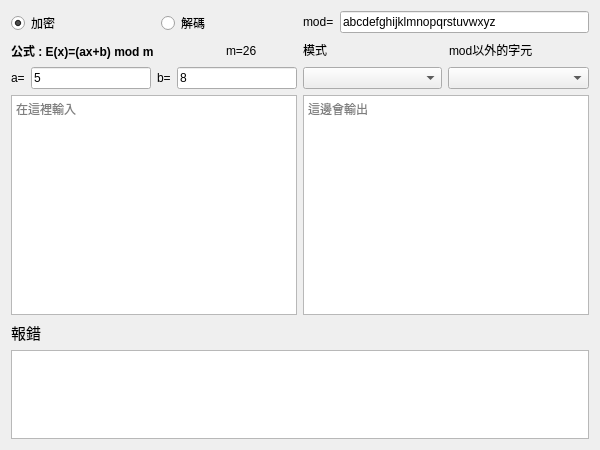
<?xml version="1.0" encoding="UTF-8"?>
<ui version="4.0">
 <class>Form</class>
 <widget class="QWidget" name="Form">
  <property name="geometry">
   <rect>
    <x>0</x>
    <y>0</y>
    <width>600</width>
    <height>450</height>
   </rect>
  </property>
  <property name="windowTitle">
   <string>Affine Cipher 解碼機</string>
  </property>
  <layout class="QHBoxLayout" name="horizontalLayout_9">
   <item>
    <layout class="QVBoxLayout" name="verticalLayout_3">
     <item>
      <layout class="QHBoxLayout" name="horizontalLayout_7">
       <item>
        <layout class="QVBoxLayout" name="verticalLayout">
         <item>
          <layout class="QHBoxLayout" name="horizontalLayout">
           <item>
            <widget class="QRadioButton" name="radioButton_1">
             <property name="sizePolicy">
              <sizepolicy hsizetype="Minimum" vsizetype="Expanding">
               <horstretch>0</horstretch>
               <verstretch>0</verstretch>
              </sizepolicy>
             </property>
             <property name="text">
              <string>加密</string>
             </property>
             <property name="checked">
              <bool>true</bool>
             </property>
            </widget>
           </item>
           <item>
            <spacer name="horizontalSpacer">
             <property name="orientation">
              <enum>Qt::Horizontal</enum>
             </property>
             <property name="sizeType">
              <enum>QSizePolicy::Expanding</enum>
             </property>
             <property name="sizeHint" stdset="0">
              <size>
               <width>95</width>
               <height>20</height>
              </size>
             </property>
            </spacer>
           </item>
           <item>
            <widget class="QRadioButton" name="radioButton_2">
             <property name="sizePolicy">
              <sizepolicy hsizetype="Minimum" vsizetype="Expanding">
               <horstretch>0</horstretch>
               <verstretch>0</verstretch>
              </sizepolicy>
             </property>
             <property name="text">
              <string>解碼</string>
             </property>
            </widget>
           </item>
           <item>
            <spacer name="horizontalSpacer_3">
             <property name="orientation">
              <enum>Qt::Horizontal</enum>
             </property>
             <property name="sizeHint" stdset="0">
              <size>
               <width>20</width>
               <height>20</height>
              </size>
             </property>
            </spacer>
           </item>
          </layout>
         </item>
         <item>
          <layout class="QHBoxLayout" name="horizontalLayout_3">
           <item>
            <widget class="QLabel" name="label_func">
             <property name="sizePolicy">
              <sizepolicy hsizetype="Preferred" vsizetype="Expanding">
               <horstretch>0</horstretch>
               <verstretch>0</verstretch>
              </sizepolicy>
             </property>
             <property name="font">
              <font>
               <pointsize>9</pointsize>
               <bold>true</bold>
              </font>
             </property>
             <property name="text">
              <string>公式 : E(x)=(ax+b) mod m              </string>
             </property>
            </widget>
           </item>
           <item>
            <spacer name="horizontalSpacer_4">
             <property name="orientation">
              <enum>Qt::Horizontal</enum>
             </property>
             <property name="sizeHint" stdset="0">
              <size>
               <width>2</width>
               <height>20</height>
              </size>
             </property>
            </spacer>
           </item>
           <item>
            <widget class="QLabel" name="label_m">
             <property name="sizePolicy">
              <sizepolicy hsizetype="Preferred" vsizetype="Expanding">
               <horstretch>0</horstretch>
               <verstretch>0</verstretch>
              </sizepolicy>
             </property>
             <property name="text">
              <string>m=26</string>
             </property>
            </widget>
           </item>
           <item>
            <spacer name="horizontalSpacer_2">
             <property name="orientation">
              <enum>Qt::Horizontal</enum>
             </property>
             <property name="sizeHint" stdset="0">
              <size>
               <width>40</width>
               <height>20</height>
              </size>
             </property>
            </spacer>
           </item>
          </layout>
         </item>
         <item>
          <layout class="QHBoxLayout" name="horizontalLayout_5">
           <item>
            <widget class="QLabel" name="label_4">
             <property name="text">
              <string>a=</string>
             </property>
            </widget>
           </item>
           <item>
            <widget class="QLineEdit" name="lineEdit_a">
             <property name="text">
              <string>5</string>
             </property>
            </widget>
           </item>
           <item>
            <widget class="QLabel" name="label_5">
             <property name="text">
              <string>b=</string>
             </property>
            </widget>
           </item>
           <item>
            <widget class="QLineEdit" name="lineEdit_b">
             <property name="text">
              <string>8</string>
             </property>
            </widget>
           </item>
          </layout>
         </item>
        </layout>
       </item>
       <item>
        <layout class="QVBoxLayout" name="verticalLayout_2">
         <item>
          <layout class="QHBoxLayout" name="horizontalLayout_2">
           <item>
            <widget class="QLabel" name="label">
             <property name="sizePolicy">
              <sizepolicy hsizetype="Preferred" vsizetype="Expanding">
               <horstretch>0</horstretch>
               <verstretch>0</verstretch>
              </sizepolicy>
             </property>
             <property name="minimumSize">
              <size>
               <width>0</width>
               <height>0</height>
              </size>
             </property>
             <property name="text">
              <string>mod=</string>
             </property>
            </widget>
           </item>
           <item>
            <widget class="QLineEdit" name="mod_lineEdit">
             <property name="text">
              <string>abcdefghijklmnopqrstuvwxyz</string>
             </property>
            </widget>
           </item>
          </layout>
         </item>
         <item>
          <layout class="QHBoxLayout" name="horizontalLayout_4">
           <item>
            <widget class="QLabel" name="label_2">
             <property name="sizePolicy">
              <sizepolicy hsizetype="Preferred" vsizetype="Expanding">
               <horstretch>0</horstretch>
               <verstretch>0</verstretch>
              </sizepolicy>
             </property>
             <property name="text">
              <string>模式</string>
             </property>
            </widget>
           </item>
           <item>
            <widget class="QLabel" name="label_3">
             <property name="sizePolicy">
              <sizepolicy hsizetype="Preferred" vsizetype="Expanding">
               <horstretch>0</horstretch>
               <verstretch>0</verstretch>
              </sizepolicy>
             </property>
             <property name="text">
              <string>mod以外的字元</string>
             </property>
            </widget>
           </item>
          </layout>
         </item>
         <item>
          <layout class="QHBoxLayout" name="horizontalLayout_6">
           <item>
            <widget class="QComboBox" name="comboBox_case">
             <property name="sizePolicy">
              <sizepolicy hsizetype="Preferred" vsizetype="Fixed">
               <horstretch>0</horstretch>
               <verstretch>0</verstretch>
              </sizepolicy>
             </property>
             <property name="minimumSize">
              <size>
               <width>138</width>
               <height>0</height>
              </size>
             </property>
            </widget>
           </item>
           <item>
            <widget class="QComboBox" name="comboBox_foreign">
             <property name="sizePolicy">
              <sizepolicy hsizetype="Preferred" vsizetype="Fixed">
               <horstretch>0</horstretch>
               <verstretch>0</verstretch>
              </sizepolicy>
             </property>
             <property name="minimumSize">
              <size>
               <width>141</width>
               <height>0</height>
              </size>
             </property>
            </widget>
           </item>
          </layout>
         </item>
        </layout>
       </item>
      </layout>
     </item>
     <item>
      <layout class="QHBoxLayout" name="horizontalLayout_8">
       <item>
        <widget class="QTextEdit" name="InputTextEdit">
         <property name="minimumSize">
          <size>
           <width>0</width>
           <height>220</height>
          </size>
         </property>
         <property name="placeholderText">
          <string>在這裡輸入</string>
         </property>
        </widget>
       </item>
       <item>
        <widget class="QPlainTextEdit" name="OutputTextEdit">
         <property name="readOnly">
          <bool>true</bool>
         </property>
         <property name="placeholderText">
          <string>這邊會輸出</string>
         </property>
        </widget>
       </item>
      </layout>
     </item>
     <item>
      <widget class="QLabel" name="label_6">
       <property name="font">
        <font>
         <pointsize>11</pointsize>
        </font>
       </property>
       <property name="text">
        <string>報錯</string>
       </property>
      </widget>
     </item>
     <item>
      <widget class="QPlainTextEdit" name="SystemTextEdit">
       <property name="sizePolicy">
        <sizepolicy hsizetype="Expanding" vsizetype="Expanding">
         <horstretch>0</horstretch>
         <verstretch>0</verstretch>
        </sizepolicy>
       </property>
       <property name="maximumSize">
        <size>
         <width>16777215</width>
         <height>130</height>
        </size>
       </property>
       <property name="font">
        <font>
         <pointsize>12</pointsize>
        </font>
       </property>
       <property name="toolTip">
        <string/>
       </property>
       <property name="statusTip">
        <string/>
       </property>
       <property name="whatsThis">
        <string/>
       </property>
       <property name="autoFillBackground">
        <bool>false</bool>
       </property>
       <property name="readOnly">
        <bool>true</bool>
       </property>
       <property name="plainText">
        <string/>
       </property>
       <property name="placeholderText">
        <string/>
       </property>
      </widget>
     </item>
    </layout>
   </item>
  </layout>
 </widget>
 <resources/>
 <connections/>
</ui>
